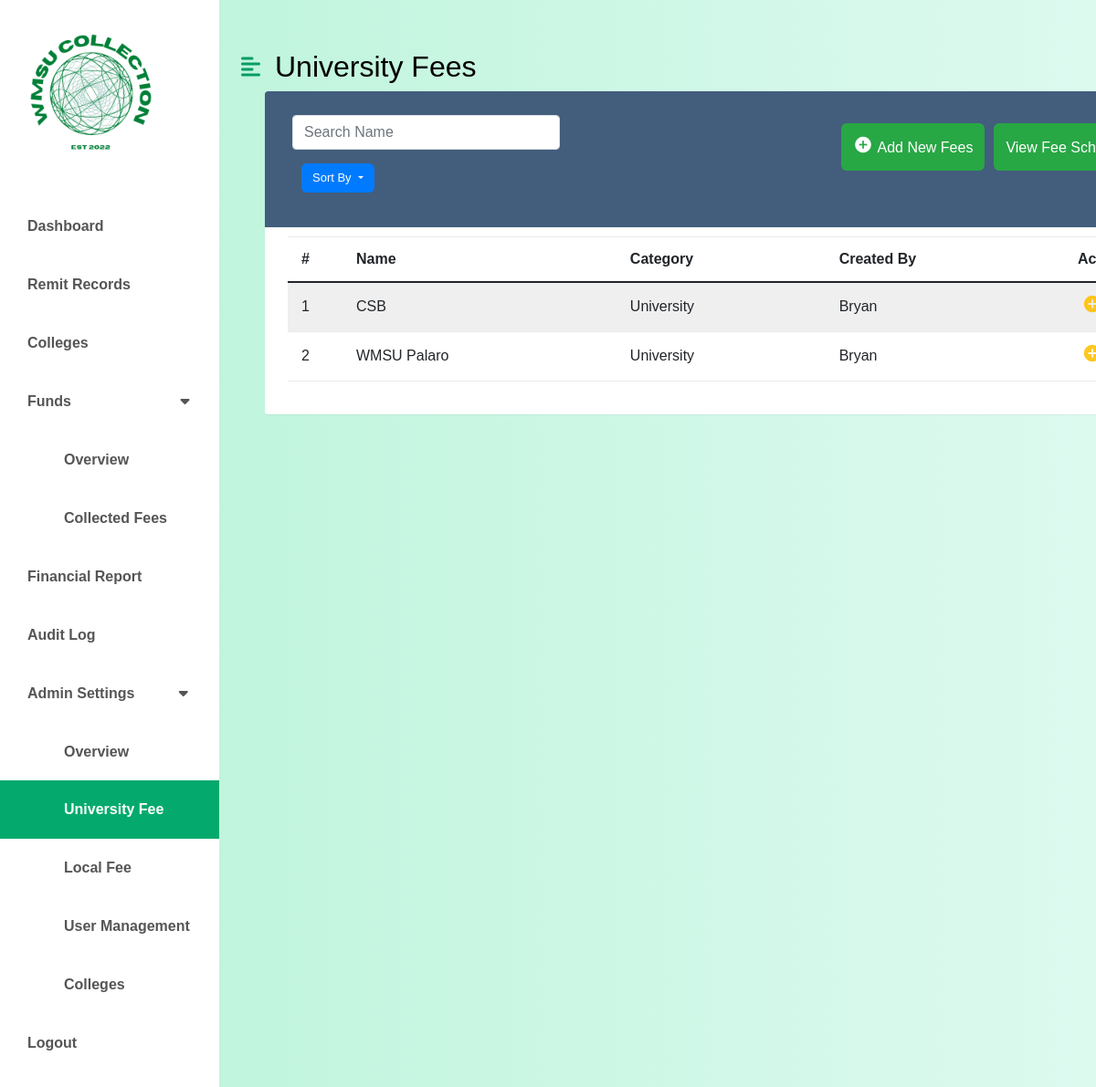
Page /university/university.php (signed in) on the earlier database version.
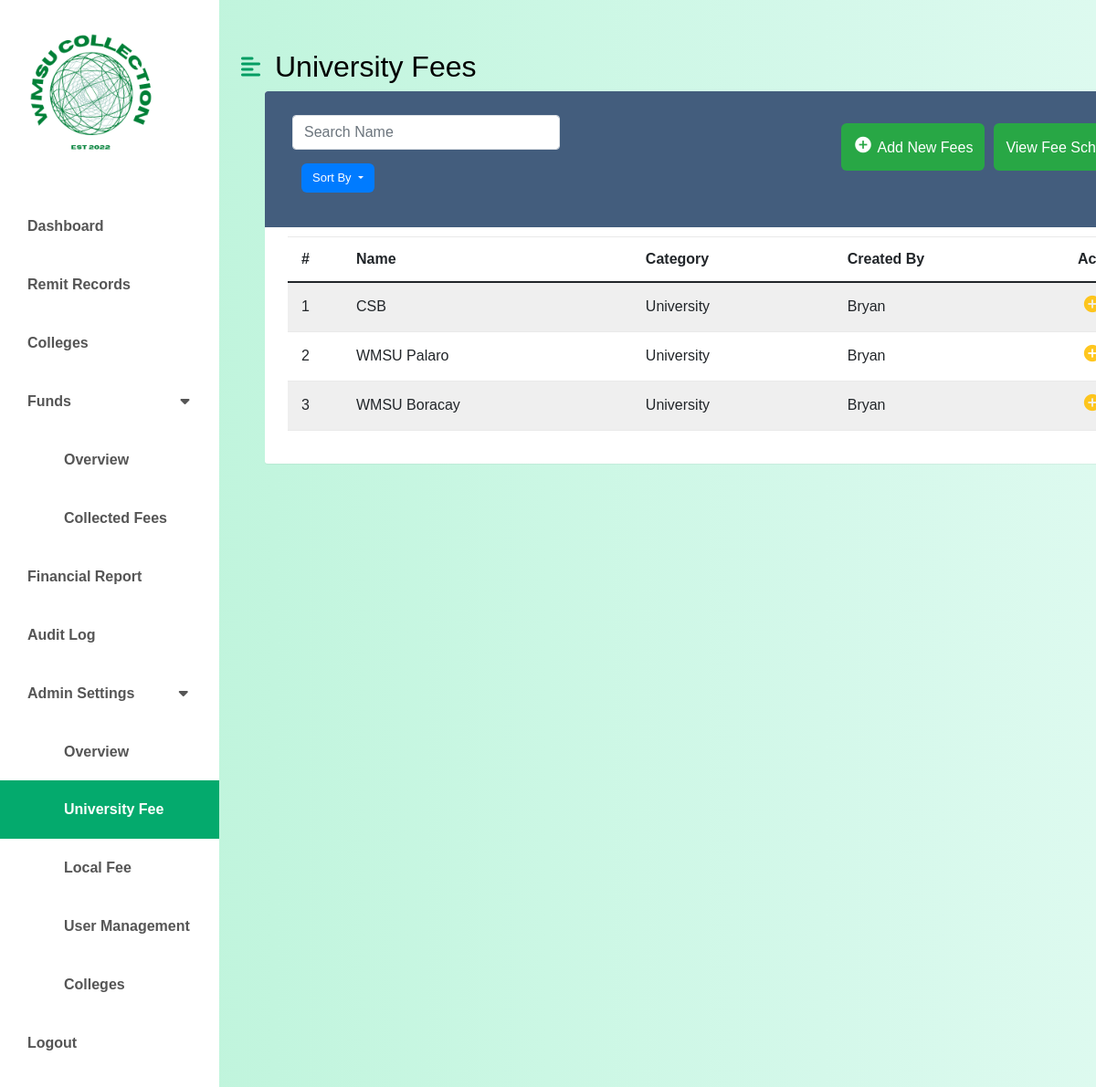
Same page on the later database version.
### tables this page shows
CREATE TABLE `university_fee` (
  `id` int(11) NOT NULL,
  `university_fee_type` varchar(12) NOT NULL DEFAULT 'University',
  `university_name` varchar(50) NOT NULL,
  `created_by` varchar(50) NOT NULL,
  `created_at` timestamp NOT NULL DEFAULT current_timestamp(),
  `updated_at` timestamp NOT NULL DEFAULT current_timestamp() ON UPDATE current_timestamp()
);

### classes/universityfees.class.php (called while the page is built, shortened)
<?php
require_once 'database.class.php';
class UniversityFee {
    protected $db;
    function __construct() {
        $this->db = new Database();
    }
    function show(){
        $sql = "SELECT * FROM university_fee ORDER BY university_fee.id ASC";
        $query=$this->db->connect()->prepare($sql);
        if($query->execute()){
            $data = $query->fetchAll();
        }
        return $data;
    }
}
?>

### classes/database.class.php (called while the page is built)
<?php
class Database {
    private $host = 'localhost';
    private $username = 'root';
    private $password = '';
    private $database = 'wmsu';
    protected $connection;
    public function connect() {
        try {
            $dsn = "mysql:host=$this->host;dbname=$this->database;charset=utf8mb4";
            $options = [
                PDO::ATTR_ERRMODE => PDO::ERRMODE_EXCEPTION,
                PDO::ATTR_DEFAULT_FETCH_MODE => PDO::FETCH_ASSOC,
                PDO::ATTR_EMULATE_PREPARES => false,
            ];
            $this->connection = new PDO($dsn, $this->username, $this->password, $options);
        } catch (PDOException $e) {
            echo "Connection error: " . $e->getMessage();
            die();
        }
        return $this->connection;
    }
}
?>

### university/university.php (the view, shortened to what the changed rows need)
<?php
	require_once '../classes/database.class.php';
	require_once '../classes/universityfees.class.php';
?>
<!doctype html>
<html lang="en" class="no-js">
  <html>
    <head>
    <link href="https://cdn.jsdelivr.net/npm/bootstrap@5.0.0-beta3/dist/css/bootstrap.min.css" rel="stylesheet" />
    <link rel="stylesheet" href="https://cdnjs.cloudflare.com/ajax/libs/font-awesome/5.15.3/css/all.min.css" />
	<link rel="stylesheet" href="https://stackpath.bootstrapcdn.com/bootstrap/4.5.0/css/bootstrap.min.css">
	<link rel="stylesheet" href="https://maxcdn.bootstrapcdn.com/font-awesome/4.7.0/css/font-awesome.min.css">
    <link rel="stylesheet" href="../css/fees.css" />
    </head>
      <body>
      <div class="d-flex" id="wrapper">
		<div class="table-responsive">
	<div id="page-content-wrapper">
    <nav class="navbar navbar-expand-lg navbar-light bg-active py-4 px-4">
        <div class="d-flex align-items-center">
            <h2 class="fs-2 m-0">University Fees</h2>
        </div>
    </nav>
		<div class="table-wrapper">
			<table class="table table-striped table-hover">
				<thead>
					<tr>
						<th>#</th>
						<th>Name</th>
						<th>Category</th>
                        <th>Created By</th>
						<th>Action</th>
					</tr>
				</thead>
				<tbody>
            <?php
$Fee = new UniversityFee();
$FeeData = $Fee->show();
$i = 1;
foreach($FeeData as $Fee) {
    ?>
    <tr>
        <td><?php echo $i; ?></td>
        <td><?php echo $Fee['university_name']; ?></td>
        <td><?php echo $Fee['university_fee_type']; ?></td>
        <td><?php echo $Fee['created_by']; ?></td>
        <td>
            <a href="add_universityfeeSched.php?id=<?php echo $Fee['id']; ?>" class="edit">
                <i class="material-icons" title="Edit">&#xe147;</i>
            </a>
        </td>
    </tr>
    <?php
    $i++;
}
?>
</tbody>
</table>
</body>
</html>

Differences in the rows shown:
added university_fee: university_name "WMSU Boracay", university_fee_type "University", created_by "Bryan"
